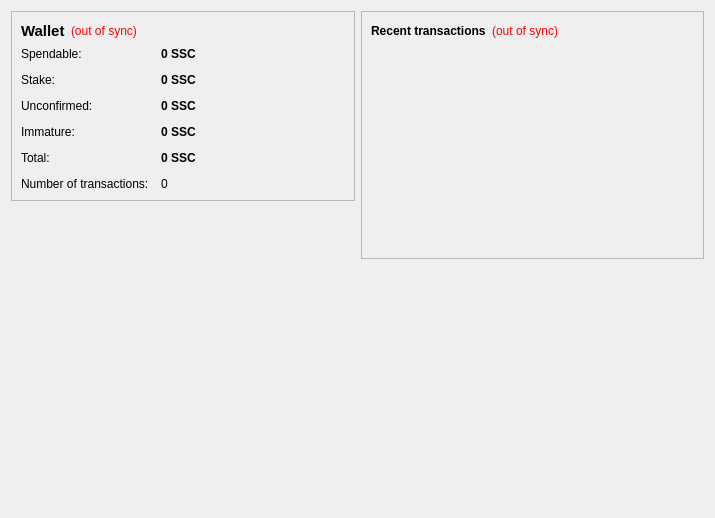
<?xml version="1.0" encoding="UTF-8"?>
<ui version="4.0">
 <class>OverviewPage</class>
 <widget class="QWidget" name="OverviewPage">
  <property name="geometry">
   <rect>
    <x>0</x>
    <y>0</y>
    <width>715</width>
    <height>518</height>
   </rect>
  </property>
  <property name="windowTitle">
   <string>Form</string>
  </property>
  <layout class="QHBoxLayout" name="horizontalLayout" stretch="1,1">
   <item>
    <layout class="QVBoxLayout" name="verticalLayout_2">
     <item>
      <widget class="QFrame" name="frame">
       <property name="frameShape">
        <enum>QFrame::StyledPanel</enum>
       </property>
       <property name="frameShadow">
        <enum>QFrame::Raised</enum>
       </property>
       <layout class="QVBoxLayout" name="verticalLayout_4">
        <item>
         <layout class="QHBoxLayout" name="horizontalLayout_4">
          <item>
           <widget class="QLabel" name="label_5">
            <property name="font">
             <font>
              <pointsize>11</pointsize>
              <weight>75</weight>
              <bold>true</bold>
             </font>
            </property>
            <property name="text">
             <string>Wallet</string>
            </property>
           </widget>
          </item>
          <item>
           <widget class="QLabel" name="labelWalletStatus">
            <property name="toolTip">
             <string>The displayed information may be out of date. Your wallet automatically synchronizes with the SecretsCoin network after a connection is established, but this process has not completed yet.</string>
            </property>
            <property name="styleSheet">
             <string notr="true">QLabel { color: red; }</string>
            </property>
            <property name="text">
             <string notr="true">(out of sync)</string>
            </property>
            <property name="alignment">
             <set>Qt::AlignLeading|Qt::AlignLeft|Qt::AlignVCenter</set>
            </property>
           </widget>
          </item>
          <item>
           <spacer name="horizontalSpacer_2">
            <property name="orientation">
             <enum>Qt::Horizontal</enum>
            </property>
            <property name="sizeHint" stdset="0">
             <size>
              <width>40</width>
              <height>20</height>
             </size>
            </property>
           </spacer>
          </item>
         </layout>
        </item>
        <item>
         <layout class="QFormLayout" name="formLayout_2">
          <property name="fieldGrowthPolicy">
           <enum>QFormLayout::AllNonFixedFieldsGrow</enum>
          </property>
          <property name="horizontalSpacing">
           <number>12</number>
          </property>
          <property name="verticalSpacing">
           <number>12</number>
          </property>
          <item row="0" column="0">
           <widget class="QLabel" name="label">
            <property name="text">
             <string>Spendable:</string>
            </property>
           </widget>
          </item>
          <item row="0" column="1">
           <widget class="QLabel" name="labelBalance">
            <property name="font">
             <font>
              <weight>75</weight>
              <bold>true</bold>
             </font>
            </property>
            <property name="cursor">
             <cursorShape>IBeamCursor</cursorShape>
            </property>
            <property name="toolTip">
             <string>Your current balance</string>
            </property>
            <property name="text">
             <string notr="true">0 SSC</string>
            </property>
            <property name="textInteractionFlags">
             <set>Qt::LinksAccessibleByMouse|Qt::TextSelectableByKeyboard|Qt::TextSelectableByMouse</set>
            </property>
           </widget>
          </item>
          <item row="1" column="0">
           <widget class="QLabel" name="label_6">
            <property name="text">
             <string>Stake:</string>
            </property>
           </widget>
          </item>
          <item row="1" column="1">
           <widget class="QLabel" name="labelStake">
            <property name="font">
             <font>
              <weight>75</weight>
              <bold>true</bold>
             </font>
            </property>
            <property name="cursor">
             <cursorShape>IBeamCursor</cursorShape>
            </property>
            <property name="toolTip">
             <string>Total of coins that was staked, and do not yet count toward the current balance</string>
            </property>
            <property name="text">
             <string notr="true">0 SSC</string>
            </property>
            <property name="textInteractionFlags">
             <set>Qt::LinksAccessibleByMouse|Qt::TextSelectableByKeyboard|Qt::TextSelectableByMouse</set>
            </property>
           </widget>
          </item>
          <item row="2" column="0">
           <widget class="QLabel" name="label_3">
            <property name="text">
             <string>Unconfirmed:</string>
            </property>
           </widget>
          </item>
          <item row="2" column="1">
           <widget class="QLabel" name="labelUnconfirmed">
            <property name="font">
             <font>
              <weight>75</weight>
              <bold>true</bold>
             </font>
            </property>
            <property name="cursor">
             <cursorShape>IBeamCursor</cursorShape>
            </property>
            <property name="toolTip">
             <string>Total of transactions that have yet to be confirmed, and do not yet count toward the current balance</string>
            </property>
            <property name="text">
             <string notr="true">0 SSC</string>
            </property>
            <property name="textInteractionFlags">
             <set>Qt::LinksAccessibleByMouse|Qt::TextSelectableByKeyboard|Qt::TextSelectableByMouse</set>
            </property>
           </widget>
          </item>
          <item row="3" column="0">
           <widget class="QLabel" name="labelImmatureText">
            <property name="text">
             <string>Immature:</string>
            </property>
           </widget>
          </item>
          <item row="3" column="1">
           <widget class="QLabel" name="labelImmature">
            <property name="font">
             <font>
              <weight>75</weight>
              <bold>true</bold>
             </font>
            </property>
            <property name="toolTip">
             <string>Mined balance that has not yet matured</string>
            </property>
            <property name="text">
             <string notr="true">0 SSC</string>
            </property>
            <property name="textInteractionFlags">
             <set>Qt::LinksAccessibleByMouse|Qt::TextSelectableByKeyboard|Qt::TextSelectableByMouse</set>
            </property>
           </widget>
          </item>
          <item row="5" column="1">
           <widget class="QLabel" name="labelNumTransactions">
            <property name="toolTip">
             <string>Total number of transactions in wallet</string>
            </property>
            <property name="text">
             <string notr="true">0</string>
            </property>
           </widget>
          </item>
          <item row="5" column="0">
           <widget class="QLabel" name="label_2">
            <property name="text">
             <string>Number of transactions:</string>
            </property>
           </widget>
          </item>
          <item row="4" column="0">
           <widget class="QLabel" name="labelTotalText">
            <property name="text">
             <string>Total:</string>
            </property>
           </widget>
          </item>
          <item row="4" column="1">
           <widget class="QLabel" name="labelTotal">
            <property name="font">
             <font>
              <weight>75</weight>
              <bold>true</bold>
             </font>
            </property>
            <property name="text">
             <string notr="true">0 SSC</string>
            </property>
           </widget>
          </item>
         </layout>
        </item>
       </layout>
      </widget>
     </item>
     <item>
      <spacer name="verticalSpacer">
       <property name="orientation">
        <enum>Qt::Vertical</enum>
       </property>
       <property name="sizeHint" stdset="0">
        <size>
         <width>20</width>
         <height>40</height>
        </size>
       </property>
      </spacer>
     </item>
     <item alignment="Qt::AlignLeft">
      <widget class="QLabel" name="label_6">
       <property name="text">
        <string/>
       </property>
       <property name="pixmap">
        <pixmap resource="../bitcoin.qrc">:/images/backg</pixmap>
       </property>
       <property name="scaledContents">
        <bool>false</bool>
       </property>
       <property name="alignment">
        <set>Qt::AlignCenter</set>
       </property>
       <property name="margin">
        <number>-2</number>
       </property>
       <property name="indent">
        <number>-1</number>
       </property>
      </widget>
     </item>
    </layout>
   </item>
   <item>
    <layout class="QVBoxLayout" name="verticalLayout_3">
     <item>
      <widget class="QFrame" name="frame_2">
       <property name="frameShape">
        <enum>QFrame::StyledPanel</enum>
       </property>
       <property name="frameShadow">
        <enum>QFrame::Raised</enum>
       </property>
       <layout class="QVBoxLayout" name="verticalLayout">
        <item>
         <layout class="QHBoxLayout" name="horizontalLayout_2">
          <item>
           <widget class="QLabel" name="label_4">
            <property name="text">
             <string>&lt;b&gt;Recent transactions&lt;/b&gt;</string>
            </property>
           </widget>
          </item>
          <item>
           <widget class="QLabel" name="labelTransactionsStatus">
            <property name="toolTip">
             <string>The displayed information may be out of date. Your wallet automatically synchronizes with the SecretsCoin network after a connection is established, but this process has not completed yet.</string>
            </property>
            <property name="styleSheet">
             <string notr="true">QLabel { color: red; }</string>
            </property>
            <property name="text">
             <string notr="true">(out of sync)</string>
            </property>
            <property name="alignment">
             <set>Qt::AlignRight|Qt::AlignTrailing|Qt::AlignVCenter</set>
            </property>
           </widget>
          </item>
          <item>
           <spacer name="horizontalSpacer">
            <property name="orientation">
             <enum>Qt::Horizontal</enum>
            </property>
            <property name="sizeHint" stdset="0">
             <size>
              <width>40</width>
              <height>20</height>
             </size>
            </property>
           </spacer>
          </item>
         </layout>
        </item>
        <item>
         <widget class="QListView" name="listTransactions">
          <property name="styleSheet">
           <string notr="true">QListView { background: transparent; }</string>
          </property>
          <property name="frameShape">
           <enum>QFrame::NoFrame</enum>
          </property>
          <property name="verticalScrollBarPolicy">
           <enum>Qt::ScrollBarAlwaysOff</enum>
          </property>
          <property name="horizontalScrollBarPolicy">
           <enum>Qt::ScrollBarAlwaysOff</enum>
          </property>
          <property name="selectionMode">
           <enum>QAbstractItemView::NoSelection</enum>
          </property>
         </widget>
        </item>
       </layout>
      </widget>
     </item>
     <item>
      <spacer name="verticalSpacer_2">
       <property name="orientation">
        <enum>Qt::Vertical</enum>
       </property>
       <property name="sizeHint" stdset="0">
        <size>
         <width>20</width>
         <height>40</height>
        </size>
       </property>
      </spacer>
     </item>
    </layout>
   </item>
  </layout>
 </widget>
 <resources>
  <include location="../bitcoin.qrc"/>
 </resources>
 <connections/>
</ui>
